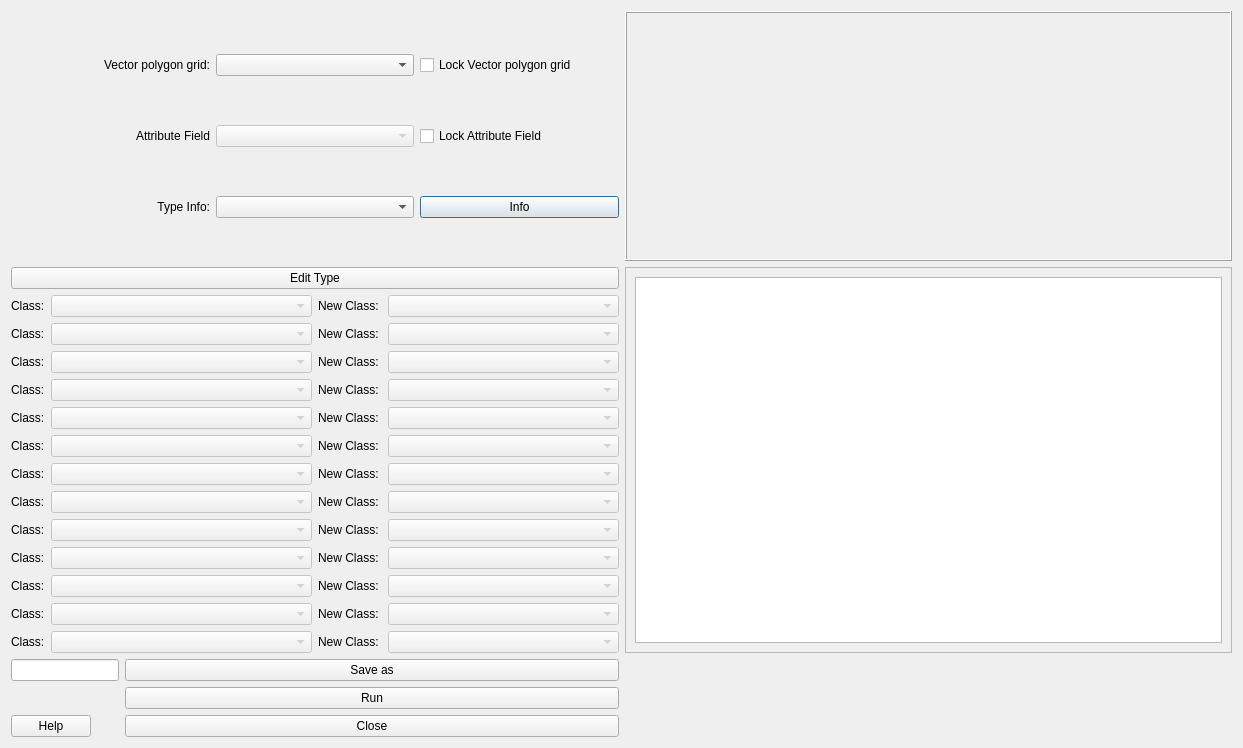
<?xml version="1.0" encoding="UTF-8"?>
<ui version="4.0">
 <class>Urban_type_creatorDialogBase</class>
 <widget class="QDialog" name="Urban_type_creatorDialogBase">
  <property name="geometry">
   <rect>
    <x>0</x>
    <y>0</y>
    <width>1243</width>
    <height>689</height>
   </rect>
  </property>
  <property name="windowTitle">
   <string>Urban_type_creator</string>
  </property>
  <layout class="QGridLayout" name="gridLayout_2">
   <item row="0" column="0">
    <layout class="QGridLayout" name="gridLayout">
     <property name="sizeConstraint">
      <enum>QLayout::SetMaximumSize</enum>
     </property>
     <item row="1" column="2">
      <widget class="QCheckBox" name="checkBoxA">
       <property name="text">
        <string>Lock Attribute Field</string>
       </property>
      </widget>
     </item>
     <item row="2" column="1">
      <widget class="QComboBox" name="comboBoxType">
       <property name="enabled">
        <bool>true</bool>
       </property>
       <property name="currentIndex">
        <number>-1</number>
       </property>
      </widget>
     </item>
     <item row="0" column="2">
      <widget class="QCheckBox" name="checkBoxV">
       <property name="text">
        <string>Lock Vector polygon grid</string>
       </property>
      </widget>
     </item>
     <item row="1" column="1">
      <widget class="QgsFieldComboBox" name="comboBoxField">
       <property name="enabled">
        <bool>false</bool>
       </property>
       <property name="sizePolicy">
        <sizepolicy hsizetype="Ignored" vsizetype="Preferred">
         <horstretch>0</horstretch>
         <verstretch>0</verstretch>
        </sizepolicy>
       </property>
       <property name="allowEmptyFieldName">
        <bool>true</bool>
       </property>
      </widget>
     </item>
     <item row="2" column="2">
      <widget class="QPushButton" name="helpButton_2">
       <property name="text">
        <string>Info</string>
       </property>
      </widget>
     </item>
     <item row="2" column="0">
      <widget class="QLabel" name="label_4">
       <property name="text">
        <string>Type Info:</string>
       </property>
       <property name="alignment">
        <set>Qt::AlignRight|Qt::AlignTrailing|Qt::AlignVCenter</set>
       </property>
      </widget>
     </item>
     <item row="0" column="0">
      <widget class="QLabel" name="label">
       <property name="text">
        <string>Vector polygon grid:</string>
       </property>
       <property name="alignment">
        <set>Qt::AlignRight|Qt::AlignTrailing|Qt::AlignVCenter</set>
       </property>
      </widget>
     </item>
     <item row="1" column="0">
      <widget class="QLabel" name="label_2">
       <property name="text">
        <string>Attribute Field</string>
       </property>
       <property name="alignment">
        <set>Qt::AlignRight|Qt::AlignTrailing|Qt::AlignVCenter</set>
       </property>
      </widget>
     </item>
     <item row="0" column="1">
      <widget class="QgsMapLayerComboBox" name="comboBoxVector">
       <property name="sizePolicy">
        <sizepolicy hsizetype="Preferred" vsizetype="Preferred">
         <horstretch>0</horstretch>
         <verstretch>0</verstretch>
        </sizepolicy>
       </property>
      </widget>
     </item>
    </layout>
   </item>
   <item row="0" column="1">
    <widget class="QLabel" name="Qlabel">
     <property name="sizePolicy">
      <sizepolicy hsizetype="Preferred" vsizetype="Fixed">
       <horstretch>0</horstretch>
       <verstretch>0</verstretch>
      </sizepolicy>
     </property>
     <property name="minimumSize">
      <size>
       <width>0</width>
       <height>250</height>
      </size>
     </property>
     <property name="maximumSize">
      <size>
       <width>1600000</width>
       <height>500</height>
      </size>
     </property>
     <property name="contextMenuPolicy">
      <enum>Qt::DefaultContextMenu</enum>
     </property>
     <property name="layoutDirection">
      <enum>Qt::LeftToRight</enum>
     </property>
     <property name="frameShape">
      <enum>QFrame::Box</enum>
     </property>
     <property name="frameShadow">
      <enum>QFrame::Raised</enum>
     </property>
     <property name="text">
      <string/>
     </property>
    </widget>
   </item>
   <item row="1" column="0">
    <widget class="QPushButton" name="editClassButton_1">
     <property name="enabled">
      <bool>true</bool>
     </property>
     <property name="text">
      <string>Edit Type</string>
     </property>
    </widget>
   </item>
   <item row="1" column="1" rowspan="2">
    <widget class="QFrame" name="frame">
     <property name="sizePolicy">
      <sizepolicy hsizetype="Preferred" vsizetype="Preferred">
       <horstretch>0</horstretch>
       <verstretch>0</verstretch>
      </sizepolicy>
     </property>
     <property name="minimumSize">
      <size>
       <width>0</width>
       <height>250</height>
      </size>
     </property>
     <property name="maximumSize">
      <size>
       <width>16777215</width>
       <height>500</height>
      </size>
     </property>
     <property name="frameShape">
      <enum>QFrame::StyledPanel</enum>
     </property>
     <property name="frameShadow">
      <enum>QFrame::Raised</enum>
     </property>
     <layout class="QVBoxLayout" name="verticalLayout">
      <item>
       <widget class="QTextBrowser" name="textBrowser"/>
      </item>
     </layout>
    </widget>
   </item>
   <item row="2" column="0">
    <layout class="QGridLayout" name="gridLayout_3">
     <item row="11" column="1">
      <layout class="QFormLayout" name="formLayout_26">
       <item row="0" column="0">
        <widget class="QLabel" name="label_29">
         <property name="text">
          <string>&lt;html&gt;&lt;head/&gt;&lt;body&gt;&lt;p&gt;New Class: &lt;/p&gt;&lt;/body&gt;&lt;/html&gt;</string>
         </property>
        </widget>
       </item>
       <item row="0" column="1">
        <widget class="QComboBox" name="comboBoxNew12">
         <property name="enabled">
          <bool>false</bool>
         </property>
        </widget>
       </item>
      </layout>
     </item>
     <item row="4" column="0">
      <layout class="QFormLayout" name="formLayout_16">
       <item row="0" column="0">
        <widget class="QLabel" name="CBlabel3_8">
         <property name="text">
          <string>&lt;html&gt;&lt;head/&gt;&lt;body&gt;&lt;p&gt;Class:&lt;/p&gt;&lt;/body&gt;&lt;/html&gt;</string>
         </property>
        </widget>
       </item>
       <item row="0" column="1">
        <widget class="QComboBox" name="comboBoxClass5">
         <property name="enabled">
          <bool>false</bool>
         </property>
         <property name="editable">
          <bool>false</bool>
         </property>
        </widget>
       </item>
      </layout>
     </item>
     <item row="9" column="0">
      <layout class="QFormLayout" name="formLayout_38">
       <item row="0" column="0">
        <widget class="QLabel" name="CBlabel3_13">
         <property name="text">
          <string>&lt;html&gt;&lt;head/&gt;&lt;body&gt;&lt;p&gt;Class:&lt;/p&gt;&lt;/body&gt;&lt;/html&gt;</string>
         </property>
        </widget>
       </item>
       <item row="0" column="1">
        <widget class="QComboBox" name="comboBoxClass10">
         <property name="enabled">
          <bool>false</bool>
         </property>
         <property name="editable">
          <bool>false</bool>
         </property>
        </widget>
       </item>
      </layout>
     </item>
     <item row="9" column="1">
      <layout class="QFormLayout" name="formLayout_25">
       <item row="0" column="0">
        <widget class="QLabel" name="label_28">
         <property name="text">
          <string>&lt;html&gt;&lt;head/&gt;&lt;body&gt;&lt;p&gt;New Class: &lt;/p&gt;&lt;/body&gt;&lt;/html&gt;</string>
         </property>
        </widget>
       </item>
       <item row="0" column="1">
        <widget class="QComboBox" name="comboBoxNew10">
         <property name="enabled">
          <bool>false</bool>
         </property>
        </widget>
       </item>
      </layout>
     </item>
     <item row="10" column="0">
      <layout class="QFormLayout" name="formLayout_39">
       <item row="0" column="0">
        <widget class="QLabel" name="CBlabel3_14">
         <property name="text">
          <string>&lt;html&gt;&lt;head/&gt;&lt;body&gt;&lt;p&gt;Class:&lt;/p&gt;&lt;/body&gt;&lt;/html&gt;</string>
         </property>
        </widget>
       </item>
       <item row="0" column="1">
        <widget class="QComboBox" name="comboBoxClass11">
         <property name="enabled">
          <bool>false</bool>
         </property>
         <property name="editable">
          <bool>false</bool>
         </property>
        </widget>
       </item>
      </layout>
     </item>
     <item row="8" column="1">
      <layout class="QFormLayout" name="formLayout_28">
       <item row="0" column="0">
        <widget class="QLabel" name="label_31">
         <property name="text">
          <string>&lt;html&gt;&lt;head/&gt;&lt;body&gt;&lt;p&gt;New Class: &lt;/p&gt;&lt;/body&gt;&lt;/html&gt;</string>
         </property>
        </widget>
       </item>
       <item row="0" column="1">
        <widget class="QComboBox" name="comboBoxNew9">
         <property name="enabled">
          <bool>false</bool>
         </property>
        </widget>
       </item>
      </layout>
     </item>
     <item row="5" column="0">
      <layout class="QFormLayout" name="formLayout_17">
       <item row="0" column="0">
        <widget class="QLabel" name="CBlabel3_9">
         <property name="text">
          <string>&lt;html&gt;&lt;head/&gt;&lt;body&gt;&lt;p&gt;Class:&lt;/p&gt;&lt;/body&gt;&lt;/html&gt;</string>
         </property>
        </widget>
       </item>
       <item row="0" column="1">
        <widget class="QComboBox" name="comboBoxClass6">
         <property name="enabled">
          <bool>false</bool>
         </property>
         <property name="editable">
          <bool>false</bool>
         </property>
        </widget>
       </item>
      </layout>
     </item>
     <item row="12" column="1">
      <layout class="QFormLayout" name="formLayout_27">
       <item row="0" column="0">
        <widget class="QLabel" name="label_30">
         <property name="text">
          <string>&lt;html&gt;&lt;head/&gt;&lt;body&gt;&lt;p&gt;New Class: &lt;/p&gt;&lt;/body&gt;&lt;/html&gt;</string>
         </property>
        </widget>
       </item>
       <item row="0" column="1">
        <widget class="QComboBox" name="comboBoxNew13">
         <property name="enabled">
          <bool>false</bool>
         </property>
        </widget>
       </item>
      </layout>
     </item>
     <item row="3" column="0">
      <layout class="QFormLayout" name="formLayout_15">
       <item row="0" column="0">
        <widget class="QLabel" name="CBlabel3_7">
         <property name="text">
          <string>&lt;html&gt;&lt;head/&gt;&lt;body&gt;&lt;p&gt;Class:&lt;/p&gt;&lt;/body&gt;&lt;/html&gt;</string>
         </property>
        </widget>
       </item>
       <item row="0" column="1">
        <widget class="QComboBox" name="comboBoxClass4">
         <property name="enabled">
          <bool>false</bool>
         </property>
         <property name="editable">
          <bool>false</bool>
         </property>
        </widget>
       </item>
      </layout>
     </item>
     <item row="6" column="1">
      <layout class="QFormLayout" name="formLayout_24">
       <item row="0" column="0">
        <widget class="QLabel" name="label_27">
         <property name="text">
          <string>&lt;html&gt;&lt;head/&gt;&lt;body&gt;&lt;p&gt;New Class: &lt;/p&gt;&lt;/body&gt;&lt;/html&gt;</string>
         </property>
        </widget>
       </item>
       <item row="0" column="1">
        <widget class="QComboBox" name="comboBoxNew7">
         <property name="enabled">
          <bool>false</bool>
         </property>
        </widget>
       </item>
      </layout>
     </item>
     <item row="12" column="0">
      <layout class="QFormLayout" name="formLayout_41">
       <item row="0" column="1">
        <widget class="QComboBox" name="comboBoxClass13">
         <property name="enabled">
          <bool>false</bool>
         </property>
         <property name="editable">
          <bool>false</bool>
         </property>
        </widget>
       </item>
       <item row="0" column="0">
        <widget class="QLabel" name="CBlabel3_16">
         <property name="text">
          <string>&lt;html&gt;&lt;head/&gt;&lt;body&gt;&lt;p&gt;Class:&lt;/p&gt;&lt;/body&gt;&lt;/html&gt;</string>
         </property>
        </widget>
       </item>
      </layout>
     </item>
     <item row="0" column="1">
      <layout class="QFormLayout" name="formLayout_35">
       <item row="0" column="0">
        <widget class="QLabel" name="label_34">
         <property name="text">
          <string>&lt;html&gt;&lt;head/&gt;&lt;body&gt;&lt;p&gt;New Class: &lt;/p&gt;&lt;/body&gt;&lt;/html&gt;</string>
         </property>
        </widget>
       </item>
       <item row="0" column="1">
        <widget class="QComboBox" name="comboBoxNew1">
         <property name="enabled">
          <bool>false</bool>
         </property>
        </widget>
       </item>
      </layout>
     </item>
     <item row="7" column="0">
      <layout class="QFormLayout" name="formLayout_36">
       <item row="0" column="0">
        <widget class="QLabel" name="CBlabel3_11">
         <property name="text">
          <string>&lt;html&gt;&lt;head/&gt;&lt;body&gt;&lt;p&gt;Class:&lt;/p&gt;&lt;/body&gt;&lt;/html&gt;</string>
         </property>
        </widget>
       </item>
       <item row="0" column="1">
        <widget class="QComboBox" name="comboBoxClass8">
         <property name="enabled">
          <bool>false</bool>
         </property>
         <property name="editable">
          <bool>false</bool>
         </property>
        </widget>
       </item>
      </layout>
     </item>
     <item row="8" column="0">
      <layout class="QFormLayout" name="formLayout_37">
       <item row="0" column="0">
        <widget class="QLabel" name="CBlabel3_12">
         <property name="text">
          <string>&lt;html&gt;&lt;head/&gt;&lt;body&gt;&lt;p&gt;Class:&lt;/p&gt;&lt;/body&gt;&lt;/html&gt;</string>
         </property>
        </widget>
       </item>
       <item row="0" column="1">
        <widget class="QComboBox" name="comboBoxClass9">
         <property name="enabled">
          <bool>false</bool>
         </property>
         <property name="editable">
          <bool>false</bool>
         </property>
        </widget>
       </item>
      </layout>
     </item>
     <item row="2" column="0">
      <layout class="QFormLayout" name="formLayout_14">
       <item row="0" column="0">
        <widget class="QLabel" name="CBlabel3_6">
         <property name="text">
          <string>&lt;html&gt;&lt;head/&gt;&lt;body&gt;&lt;p&gt;Class:&lt;/p&gt;&lt;/body&gt;&lt;/html&gt;</string>
         </property>
        </widget>
       </item>
       <item row="0" column="1">
        <widget class="QComboBox" name="comboBoxClass3">
         <property name="enabled">
          <bool>false</bool>
         </property>
         <property name="editable">
          <bool>false</bool>
         </property>
        </widget>
       </item>
      </layout>
     </item>
     <item row="4" column="1">
      <layout class="QFormLayout" name="formLayout_22">
       <item row="0" column="0">
        <widget class="QLabel" name="label_25">
         <property name="text">
          <string>&lt;html&gt;&lt;head/&gt;&lt;body&gt;&lt;p&gt;New Class: &lt;/p&gt;&lt;/body&gt;&lt;/html&gt;</string>
         </property>
        </widget>
       </item>
       <item row="0" column="1">
        <widget class="QComboBox" name="comboBoxNew5">
         <property name="enabled">
          <bool>false</bool>
         </property>
        </widget>
       </item>
      </layout>
     </item>
     <item row="1" column="1">
      <layout class="QFormLayout" name="formLayout_30">
       <item row="0" column="0">
        <widget class="QLabel" name="label_33">
         <property name="text">
          <string>&lt;html&gt;&lt;head/&gt;&lt;body&gt;&lt;p&gt;New Class: &lt;/p&gt;&lt;/body&gt;&lt;/html&gt;</string>
         </property>
        </widget>
       </item>
       <item row="0" column="1">
        <widget class="QComboBox" name="comboBoxNew2">
         <property name="enabled">
          <bool>false</bool>
         </property>
        </widget>
       </item>
      </layout>
     </item>
     <item row="6" column="0">
      <layout class="QFormLayout" name="formLayout_18">
       <item row="0" column="0">
        <widget class="QLabel" name="CBlabel3_10">
         <property name="text">
          <string>&lt;html&gt;&lt;head/&gt;&lt;body&gt;&lt;p&gt;Class:&lt;/p&gt;&lt;/body&gt;&lt;/html&gt;</string>
         </property>
        </widget>
       </item>
       <item row="0" column="1">
        <widget class="QComboBox" name="comboBoxClass7">
         <property name="enabled">
          <bool>false</bool>
         </property>
         <property name="editable">
          <bool>false</bool>
         </property>
        </widget>
       </item>
      </layout>
     </item>
     <item row="11" column="0">
      <layout class="QFormLayout" name="formLayout_40">
       <item row="0" column="0">
        <widget class="QLabel" name="CBlabel3_15">
         <property name="text">
          <string>&lt;html&gt;&lt;head/&gt;&lt;body&gt;&lt;p&gt;Class:&lt;/p&gt;&lt;/body&gt;&lt;/html&gt;</string>
         </property>
        </widget>
       </item>
       <item row="0" column="1">
        <widget class="QComboBox" name="comboBoxClass12">
         <property name="enabled">
          <bool>false</bool>
         </property>
         <property name="editable">
          <bool>false</bool>
         </property>
        </widget>
       </item>
      </layout>
     </item>
     <item row="10" column="1">
      <layout class="QFormLayout" name="formLayout_29">
       <item row="0" column="0">
        <widget class="QLabel" name="label_32">
         <property name="text">
          <string>&lt;html&gt;&lt;head/&gt;&lt;body&gt;&lt;p&gt;New Class: &lt;/p&gt;&lt;/body&gt;&lt;/html&gt;</string>
         </property>
        </widget>
       </item>
       <item row="0" column="1">
        <widget class="QComboBox" name="comboBoxNew11">
         <property name="enabled">
          <bool>false</bool>
         </property>
        </widget>
       </item>
      </layout>
     </item>
     <item row="7" column="1">
      <layout class="QFormLayout" name="formLayout_23">
       <item row="0" column="1">
        <widget class="QComboBox" name="comboBoxNew8">
         <property name="enabled">
          <bool>false</bool>
         </property>
        </widget>
       </item>
       <item row="0" column="0">
        <widget class="QLabel" name="label_26">
         <property name="text">
          <string>&lt;html&gt;&lt;head/&gt;&lt;body&gt;&lt;p&gt;New Class: &lt;/p&gt;&lt;/body&gt;&lt;/html&gt;</string>
         </property>
        </widget>
       </item>
      </layout>
     </item>
     <item row="0" column="0">
      <layout class="QFormLayout" name="formLayout_9">
       <item row="0" column="0">
        <widget class="QLabel" name="CBlabel3_4">
         <property name="text">
          <string>&lt;html&gt;&lt;head/&gt;&lt;body&gt;&lt;p&gt;Class:&lt;/p&gt;&lt;/body&gt;&lt;/html&gt;</string>
         </property>
        </widget>
       </item>
       <item row="0" column="1">
        <widget class="QComboBox" name="comboBoxClass1">
         <property name="enabled">
          <bool>false</bool>
         </property>
         <property name="editable">
          <bool>false</bool>
         </property>
        </widget>
       </item>
      </layout>
     </item>
     <item row="2" column="1">
      <layout class="QFormLayout" name="formLayout_20">
       <item row="0" column="0">
        <widget class="QLabel" name="label_23">
         <property name="text">
          <string>&lt;html&gt;&lt;head/&gt;&lt;body&gt;&lt;p&gt;New Class: &lt;/p&gt;&lt;/body&gt;&lt;/html&gt;</string>
         </property>
        </widget>
       </item>
       <item row="0" column="1">
        <widget class="QComboBox" name="comboBoxNew3">
         <property name="enabled">
          <bool>false</bool>
         </property>
        </widget>
       </item>
      </layout>
     </item>
     <item row="3" column="1">
      <layout class="QFormLayout" name="formLayout_19">
       <item row="0" column="0">
        <widget class="QLabel" name="label_22">
         <property name="text">
          <string>&lt;html&gt;&lt;head/&gt;&lt;body&gt;&lt;p&gt;New Class: &lt;/p&gt;&lt;/body&gt;&lt;/html&gt;</string>
         </property>
        </widget>
       </item>
       <item row="0" column="1">
        <widget class="QComboBox" name="comboBoxNew4">
         <property name="enabled">
          <bool>false</bool>
         </property>
        </widget>
       </item>
      </layout>
     </item>
     <item row="5" column="1">
      <layout class="QFormLayout" name="formLayout_21">
       <item row="0" column="0">
        <widget class="QLabel" name="label_24">
         <property name="text">
          <string>&lt;html&gt;&lt;head/&gt;&lt;body&gt;&lt;p&gt;New Class: &lt;/p&gt;&lt;/body&gt;&lt;/html&gt;</string>
         </property>
        </widget>
       </item>
       <item row="0" column="1">
        <widget class="QComboBox" name="comboBoxNew6">
         <property name="enabled">
          <bool>false</bool>
         </property>
        </widget>
       </item>
      </layout>
     </item>
     <item row="1" column="0">
      <layout class="QFormLayout" name="formLayout_12">
       <item row="0" column="0">
        <widget class="QLabel" name="CBlabel3_5">
         <property name="text">
          <string>&lt;html&gt;&lt;head/&gt;&lt;body&gt;&lt;p&gt;Class:&lt;/p&gt;&lt;/body&gt;&lt;/html&gt;</string>
         </property>
        </widget>
       </item>
       <item row="0" column="1">
        <widget class="QComboBox" name="comboBoxClass2">
         <property name="enabled">
          <bool>false</bool>
         </property>
         <property name="editable">
          <bool>false</bool>
         </property>
        </widget>
       </item>
      </layout>
     </item>
    </layout>
   </item>
   <item row="3" column="0">
    <layout class="QFormLayout" name="formLayout_2">
     <item row="1" column="0">
      <widget class="QLineEdit" name="textOutput"/>
     </item>
     <item row="1" column="1">
      <widget class="QPushButton" name="pushButtonSave">
       <property name="text">
        <string>Save as</string>
       </property>
      </widget>
     </item>
     <item row="2" column="1">
      <widget class="QPushButton" name="runButton">
       <property name="text">
        <string>Run</string>
       </property>
      </widget>
     </item>
     <item row="4" column="0">
      <widget class="QPushButton" name="helpButton">
       <property name="text">
        <string>Help</string>
       </property>
      </widget>
     </item>
     <item row="4" column="1">
      <widget class="QPushButton" name="closeButton">
       <property name="enabled">
        <bool>true</bool>
       </property>
       <property name="text">
        <string>Close</string>
       </property>
      </widget>
     </item>
    </layout>
   </item>
  </layout>
 </widget>
 <customwidgets>
  <customwidget>
   <class>QgsFieldComboBox</class>
   <extends>QComboBox</extends>
   <header>qgsfieldcombobox.h</header>
  </customwidget>
  <customwidget>
   <class>QgsMapLayerComboBox</class>
   <extends>QComboBox</extends>
   <header>qgsmaplayercombobox.h</header>
  </customwidget>
 </customwidgets>
 <resources/>
 <connections>
  <connection>
   <sender>checkBoxA</sender>
   <signal>clicked(bool)</signal>
   <receiver>comboBoxField</receiver>
   <slot>setDisabled(bool)</slot>
   <hints>
    <hint type="sourcelabel">
     <x>342</x>
     <y>37</y>
    </hint>
    <hint type="destinationlabel">
     <x>193</x>
     <y>38</y>
    </hint>
   </hints>
  </connection>
  <connection>
   <sender>closeButton</sender>
   <signal>clicked()</signal>
   <receiver>Urban_type_creatorDialogBase</receiver>
   <slot>close()</slot>
   <hints>
    <hint type="sourcelabel">
     <x>426</x>
     <y>442</y>
    </hint>
    <hint type="destinationlabel">
     <x>375</x>
     <y>264</y>
    </hint>
   </hints>
  </connection>
  <connection>
   <sender>checkBoxV</sender>
   <signal>clicked(bool)</signal>
   <receiver>comboBoxVector</receiver>
   <slot>setDisabled(bool)</slot>
   <hints>
    <hint type="sourcelabel">
     <x>691</x>
     <y>15</y>
    </hint>
    <hint type="destinationlabel">
     <x>416</x>
     <y>16</y>
    </hint>
   </hints>
  </connection>
 </connections>
</ui>
